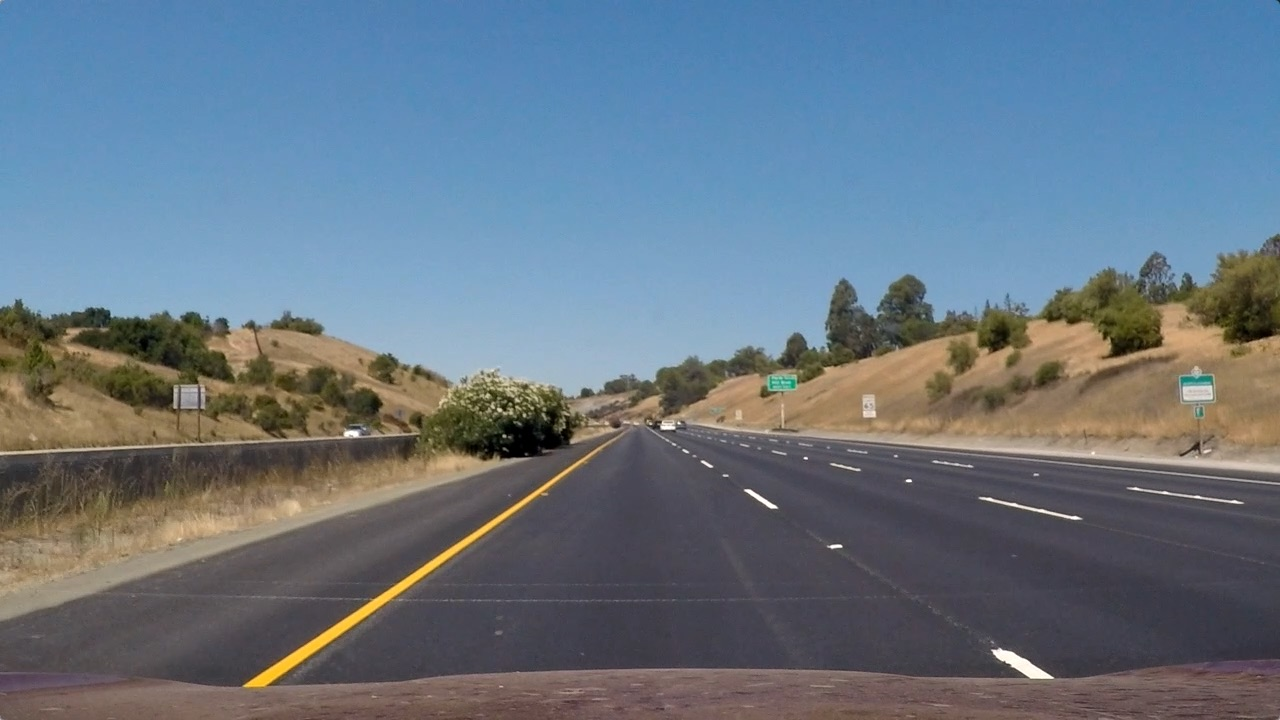
#> input picture Term1-proj4-Advanced-Lane-Lines/test_images/straight_lines1.jpg, 1280 x 720 px
$ jupyter execute image_binarization.ipynb   (older library calls are emulated)
#> lines starting #> are read from the running program, lines starting #| are printed output that depends on the picture; after the words box and inside, x2 and y2 are one past the last pixel; in counts of white or black regions, pixels touching at a corner belong together
[cell 1]
import numpy as np
import cv2
import matplotlib.pyplot as plt
import matplotlib.image as mpimg
import pickle


### Gradient thresholding ###

# Define a function that applies Sobel x or y,
# then takes an absolute value and applies a threshold.
# Note: calling your function with orient='x', thresh_min=5, thresh_max=100
# should produce output like the example image shown above this quiz.
def abs_sobel_thresh_x_or_y(img, orient='x', thresh_min=0, thresh_max=255):

    # Apply the following steps to img
    # 1) Convert to grayscale
    gray = cv2.cvtColor(img, cv2.COLOR_RGB2GRAY)

    # 2) Take the derivative in x or y given orient = 'x' or 'y'
    sobel_x_or_y = cv2.Sobel(gray, cv2.CV_64F,
                             int(orient=='x'), int(orient=='y'))

    # 3) Take the absolute value of the derivative or gradient
    abs_sobel_x_or_y = np.absolute(sobel_x_or_y)

    # 4) Scale to 8-bit (0 - 255) then convert to type = np.uint8
    abs_sobel_x_or_y = np.uint8(255*abs_sobel_x_or_y/np.max(abs_sobel_x_or_y))

    # 5) Create a mask of 1's where the scaled gradient magnitude
            # is > thresh_min and < thresh_max
    binary_output = np.zeros_like(abs_sobel_x_or_y)
    binary_output[(abs_sobel_x_or_y>=thresh_min)&(abs_sobel_x_or_y<=thresh_max)] = 1

    # 6) Return this mask as your binary_output image
    return binary_output.astype(bool)

# Define a function that applies Sobel x and y,
# then computes the magnitude of the gradient
# and applies a threshold
def mag_thresh(img, sobel_kernel=3, mag_thresh=(0, 255)):

    # Apply the following steps to img
    # 1) Convert to grayscale
    gray = cv2.cvtColor(img, cv2.COLOR_RGB2GRAY)

    # 2) Take the gradient in x and y separately
    sobel_x = cv2.Sobel(gray, cv2.CV_64F, 1, 0, ksize=sobel_kernel)
    sobel_y = cv2.Sobel(gray, cv2.CV_64F, 0, 1, ksize=sobel_kernel)

    # 3) Calculate the magnitude
    mag_sobel = np.sqrt(sobel_x**2+sobel_y**2)

    # 4) Scale to 8-bit (0 - 255) and convert to type = np.uint8
    scaled_sobel = np.uint8(255*mag_sobel/np.max(mag_sobel))

    # 5) Create a binary mask where mag thresholds are met
    binary_output = np.zeros_like(scaled_sobel)
    binary_output[(scaled_sobel>=mag_thresh[0])&(scaled_sobel<=mag_thresh[1])] = 1

    # 6) Return this mask as your binary_output image
    return binary_output.astype(bool)

# Define a function that applies Sobel x and y,
# then computes the direction of the gradient
# and applies a threshold.
def dir_threshold(img, sobel_kernel=3, thresh=(0, np.pi/2)):

    # Apply the following steps to img
    # 1) Convert to grayscale
    gray = cv2.cvtColor(img, cv2.COLOR_RGB2GRAY)

    # 2) Take the gradient in x and y separately
    sobel_x = cv2.Sobel(gray, cv2.CV_64F, 1, 0, ksize=sobel_kernel)
    sobel_y = cv2.Sobel(gray, cv2.CV_64F, 0, 1, ksize=sobel_kernel)

    # 3) Take the absolute value of the x and y gradients
    abs_sobel_x = np.absolute(sobel_x)
    abs_sobel_y = np.absolute(sobel_y)

    # 4) Use np.arctan2(abs_sobely, abs_sobelx) to calculate the direction of the gradient
    direction_of_gradient = np.arctan2(abs_sobel_y, abs_sobel_x)

    # 5) Create a binary mask where direction thresholds are met
    binary_output = np.zeros_like(abs_sobel_x)
    binary_output[(direction_of_gradient>=thresh[0])&(direction_of_gradient<=thresh[1])] = 1

    # 6) Return this mask as your binary_output image
    return binary_output.astype(bool)

# [25 lines left out: function binarize_frame, not called in this run]


# Read in an image
image = cv2.cvtColor(cv2.imread('./test_images/straight_lines1.jpg'), cv2.COLOR_BGR2RGB)

## Thresholding on x- or y-gradients
grad_x_binary = abs_sobel_thresh_x_or_y(image, orient='x', thresh_min=20, thresh_max=100)
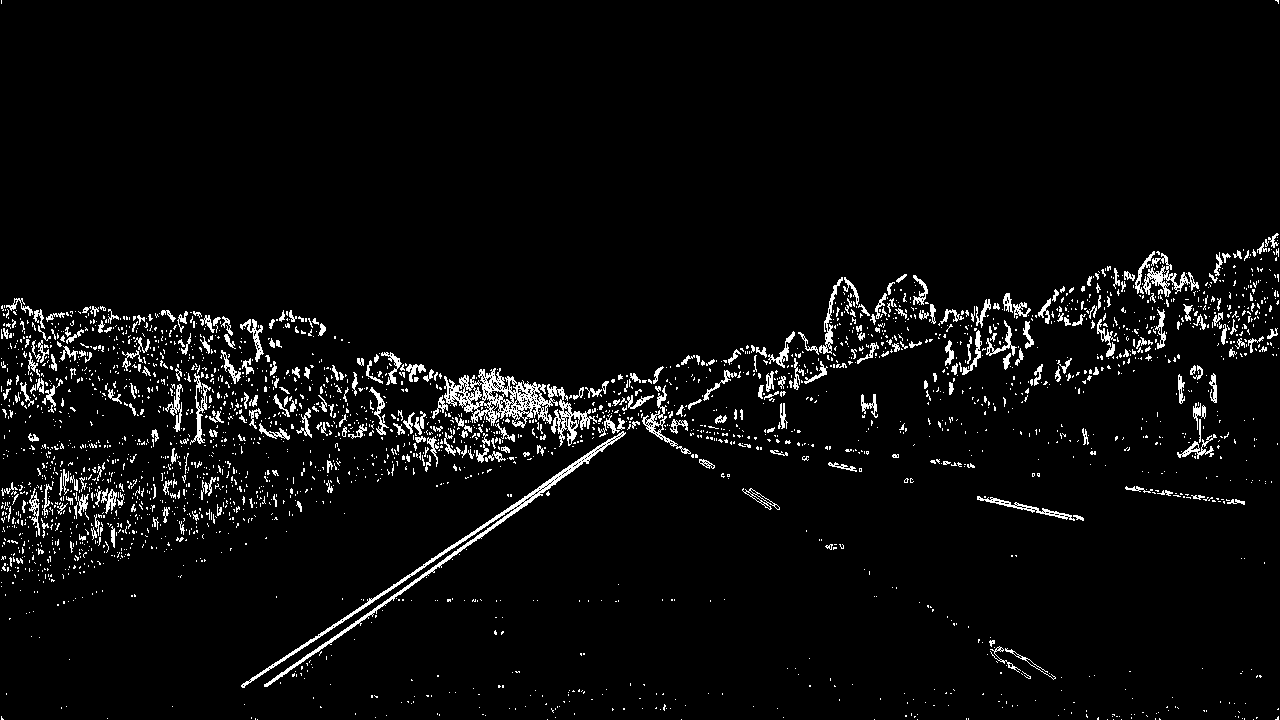
#> grad_x_binary: shape (720, 1280) bool; 4.2% white in thin lines or dots
grad_y_binary = abs_sobel_thresh_x_or_y(image, orient='y', thresh_min=20, thresh_max=100)
#> grad_y_binary: shape (720, 1280) bool; 6.4% white in thin lines or dots

# Plot the result
f, (ax1, ax2) = plt.subplots(1, 2, figsize=(24, 9))
f.tight_layout()
ax1.imshow(image)
ax1.set_title('Original Image', fontsize=25)
ax2.imshow(grad_x_binary, cmap='gray')
ax2.set_title('Thresholded x-gradient', fontsize=25)
plt.subplots_adjust(left=0., right=1, top=0.9, bottom=0.)

## Thresholding on magnitude of gradient
mag_binary = mag_thresh(image, sobel_kernel=3, mag_thresh=(30, 100))
#> mag_binary: shape (720, 1280) bool; 4.8% white in thin lines or dots

# Plot the result
f, (ax1, ax2) = plt.subplots(1, 2, figsize=(24, 9))
f.tight_layout()
ax1.imshow(image)
ax1.set_title('Original Image', fontsize=25)
ax2.imshow(mag_binary, cmap='gray')
ax2.set_title('Thresholded magnitude of gradient', fontsize=25)
plt.subplots_adjust(left=0., right=1, top=0.9, bottom=0.)


## Thresholding on direction of gradient
dir_binary = dir_threshold(image, sobel_kernel=15, thresh=(0.7, 1.3))
#> dir_binary: shape (720, 1280) bool; 41.3% white; 6492 white regions (5316 under 20 px), largest, box (x1, y1, x2, y2) and area: (134, 419, 649, 693) 39415, (820, 1, 1278, 312) 24673, (757, 191, 1156, 446) 18871

# Plot the result
f, (ax1, ax2) = plt.subplots(1, 2, figsize=(24, 9))
f.tight_layout()
ax1.imshow(image)
ax1.set_title('Original Image', fontsize=25)
ax2.imshow(dir_binary, cmap='gray')
ax2.set_title('Thresholded direction of gradient', fontsize=25)
plt.subplots_adjust(left=0., right=1, top=0.9, bottom=0.)


## Combine different thresholding strategies
combined_gradient_binary = np.zeros_like(mag_binary)
combined_gradient_binary[((grad_x_binary==1) & (grad_y_binary==1)) | ((mag_binary==1) & (dir_binary==1))] = 1
# combined_gradient_binary[((grad_x_binary==1) & (grad_y_binary==1)) | (mag_binary==1)] = 1
# combined_gradient_binary[(grad_x_binary==1) | (mag_binary==1)] = 1

# Plot the result
f, (ax1, ax2) = plt.subplots(1, 2, figsize=(24, 9))
f.tight_layout()
ax1.imshow(image)
ax1.set_title('Original Image', fontsize=25)
ax2.imshow(combined_gradient_binary, cmap='gray')
ax2.set_title('Combined gradient thresholded', fontsize=25)
plt.subplots_adjust(left=0., right=1, top=0.9, bottom=0.)

[cell 2]
### Color thresholding ###

# Define a function that thresholds the S-channel of HLS
# Use exclusive lower bound (>) and inclusive upper (<=)
def hls_select(img, thresh=(0, 255)):
    # 1) Convert to HLS color space
#> called with thresh = (90, 255)
    img_hls = cv2.cvtColor(img, cv2.COLOR_RGB2HLS)
#> img_hls: shape (720, 1280, 3); mean of channels 0, 1, 2 85.5, 117, 67

    # 2) Apply a threshold to the S channel
    s_channel = img_hls[:,:,2]
    binary_output = np.zeros_like(s_channel)
    binary_output[(s_channel>thresh[0]) & (s_channel<=thresh[1])] = 1

    # 3) Return a binary image of threshold result
    #binary_output = np.copy(img) # placeholder line
    return binary_output


# Read in an image
image = cv2.cvtColor(cv2.imread('./test_images/straight_lines1.jpg'), cv2.COLOR_BGR2RGB)

## Color thresholding
hls_binary = hls_select(image, thresh=(90, 255))
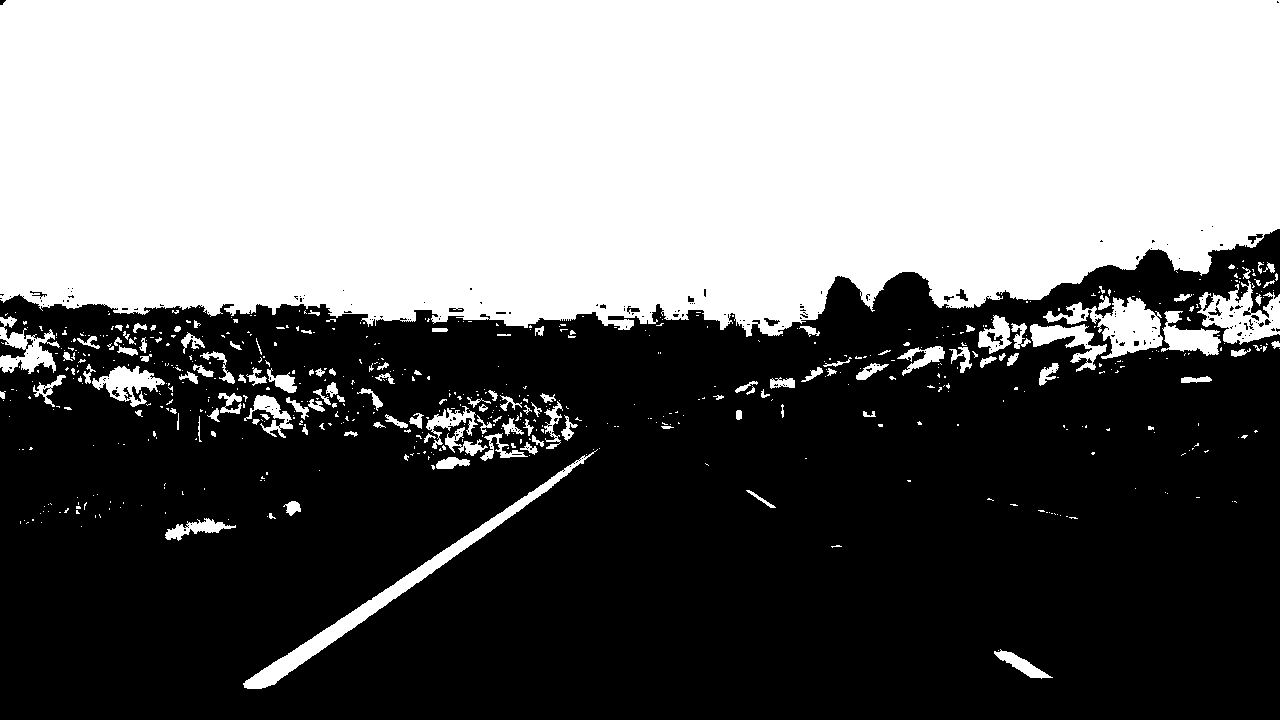
#> hls_binary: shape (720, 1280); values 0 (black) and 1 (white), 45.3% white; 627 white regions (494 under 20 px), largest, box (x1, y1, x2, y2) and area: (0, 0, 1280, 337) 385410, (243, 449, 598, 689) 4939, (1043, 297, 1163, 359) 3045

# Plot the result
f, (ax1, ax2) = plt.subplots(1, 2, figsize=(24, 9))
f.tight_layout()
ax1.imshow(image)
ax1.set_title('Original Image', fontsize=25)
ax2.imshow(hls_binary, cmap='gray')
ax2.set_title('Thresholded S-channel (HLS colorspace)', fontsize=25)

[cell 3]
### Combined Color and Gradient thresholding ###

# Stack each channel to view their individual contributions in green and blue respectively
# This returns a stack of the two binary images, whose components you can see as different colors
color_binary = np.dstack(( np.zeros_like(grad_x_binary), grad_x_binary, hls_binary)) * 255
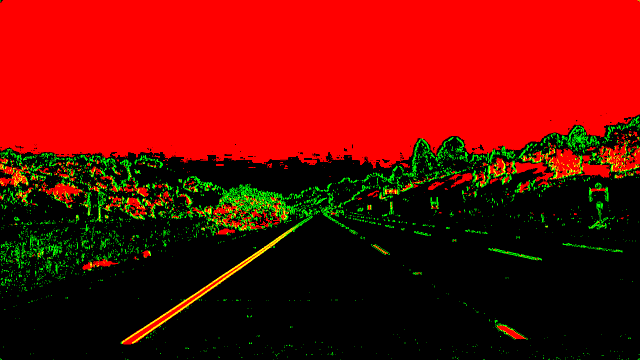
#> color_binary: shape (720, 1280, 3) (shown at 1/2 size); mean of channels 0, 1, 2 0, 10.8, 115.6; drawn as B, G, R

# Combine the two binary thresholds
combined_binary = np.zeros_like(grad_x_binary)
combined_binary[(grad_x_binary == 1) | (hls_binary == 1)] = 1

# Plotting thresholded images
f, (ax1, ax2) = plt.subplots(1, 2, figsize=(20,10))
ax1.set_title('Stacked thresholds', fontsize=18)
ax1.imshow(color_binary)

ax2.set_title('Combined S channel and x-gradient thresholds', fontsize=18)
ax2.imshow(combined_binary, cmap='gray')


# Combine the two binary thresholds
combined_binary = np.zeros_like(grad_x_binary)
combined_binary[(combined_gradient_binary == 1) | (hls_binary == 1)] = 1

# Plotting thresholded images
f, (ax1, ax2) = plt.subplots(1, 2, figsize=(20,10))
ax1.set_title('Stacked thresholds', fontsize=18)
ax1.imshow(color_binary)

ax2.set_title('Combined S channel and all gradient thresholds', fontsize=18)
ax2.imshow(combined_gradient_binary, cmap='gray')
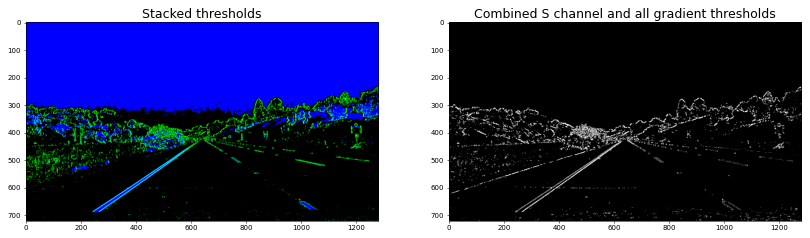
#> figure drawn by matplotlib, 2 panels

$ run again, with Term1-proj4-Advanced-Lane-Lines/test_images/straight_lines2.jpg copied over Term1-proj4-Advanced-Lane-Lines/test_images/straight_lines1.jpg
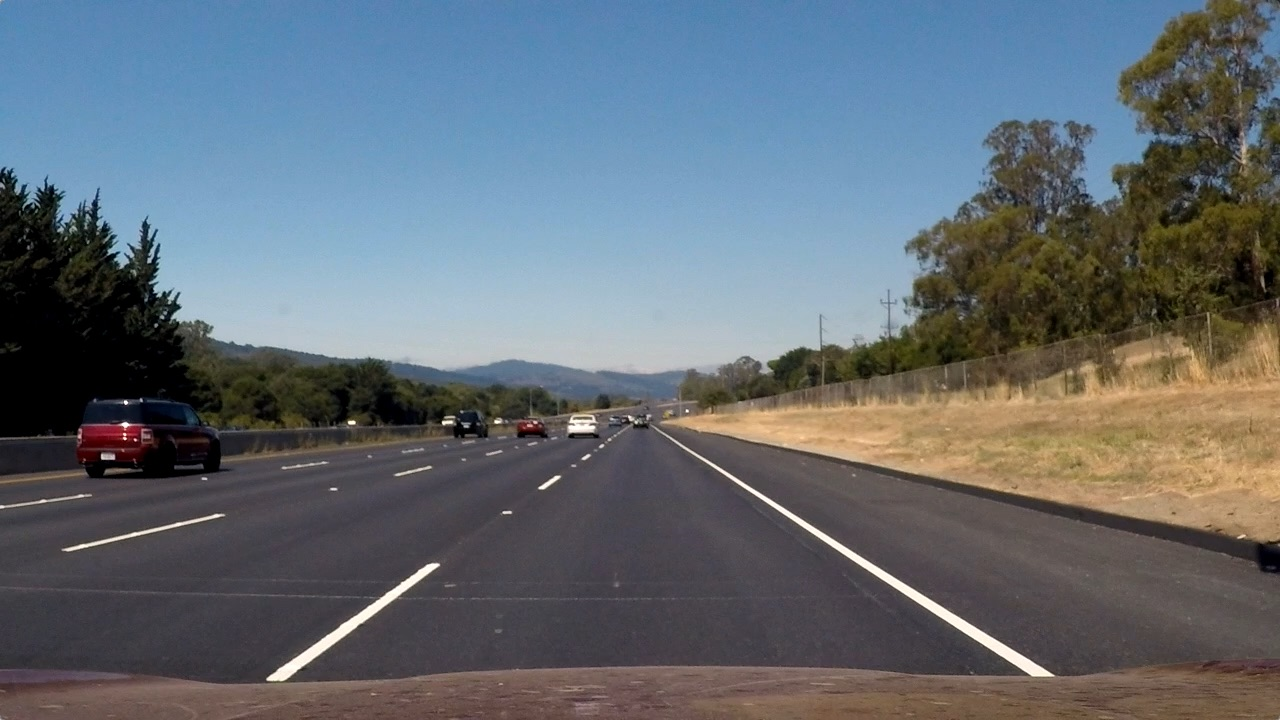
#> input picture Term1-proj4-Advanced-Lane-Lines/test_images/straight_lines2.jpg, 1280 x 720 px
#> `grad_x_binary = abs_sobel_thresh_x_or_y(image, orient='x', thresh_min=..`:
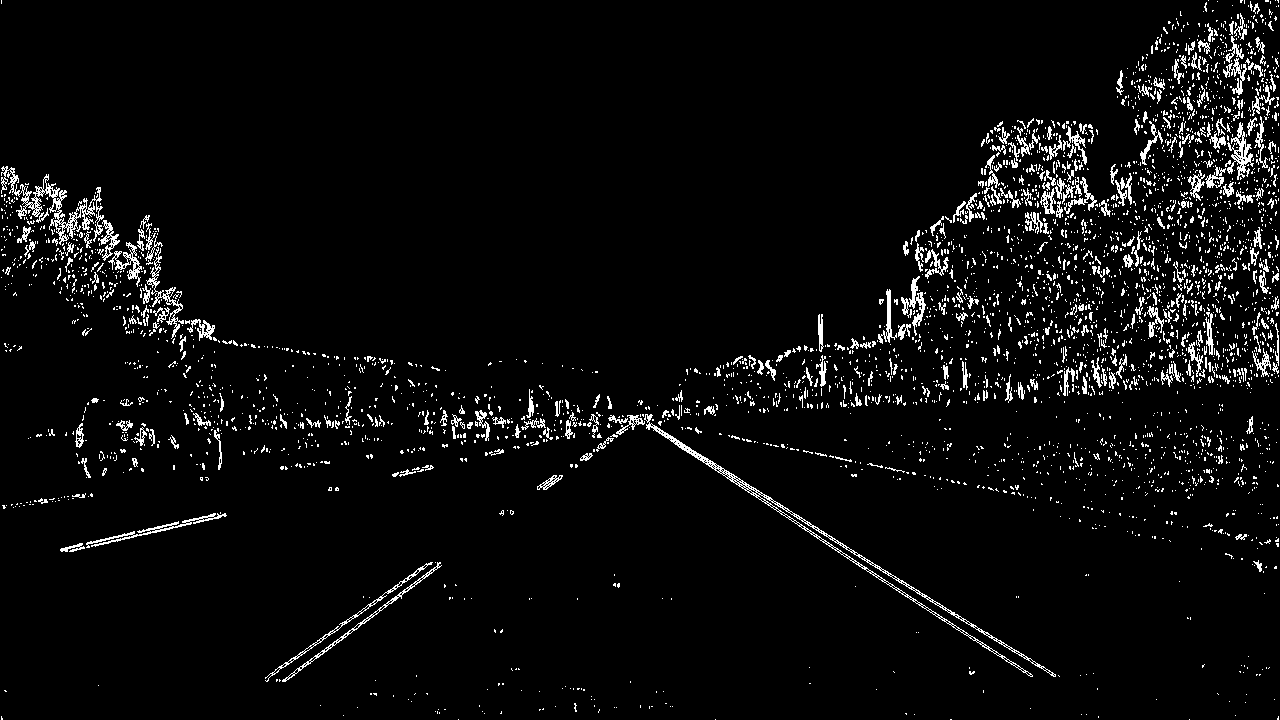
#> grad_x_binary: shape (720, 1280) bool; 4.4% white in thin lines or dots
#> grad_y_binary: shape (720, 1280) bool; 6.6% white in thin lines or dots
#> mag_binary: shape (720, 1280) bool; 4.8% white in thin lines or dots
#> dir_binary: shape (720, 1280) bool; 40.5% white in thin lines or dots
#> img_hls: shape (720, 1280, 3); mean of channels 0, 1, 2 81.7, 107, 62.5
#> hls_binary: shape (720, 1280); values 0 (black) and 1 (white), 37.9% white; 1336 white regions (1139 under 20 px), largest, box (x1, y1, x2, y2) and area: (0, 0, 1164, 292) 259355, (828, 149, 1280, 381) 30703, (676, 387, 1062, 474) 11659
#> `[cell 3] ### Combined Color and Gradient thresholding ###  # Stack eac..`:
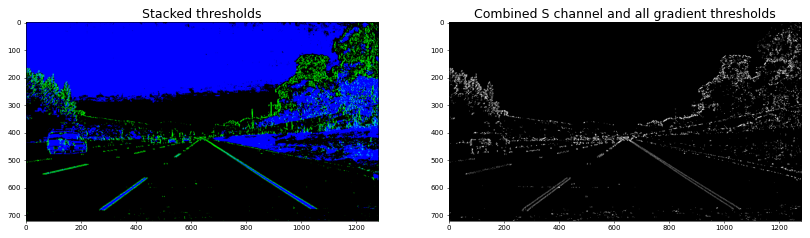
#> figure drawn by matplotlib, 2 panels
